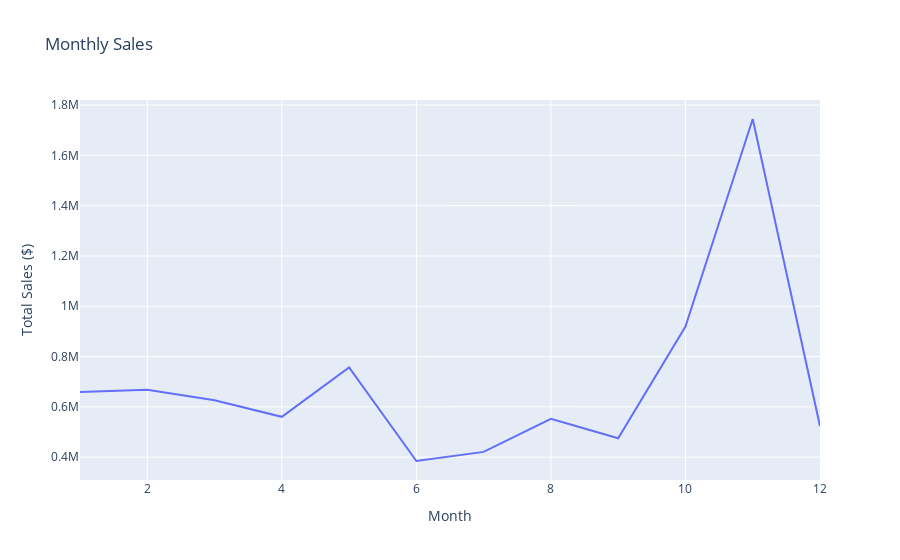

Notebook source saved alongside this figure:
### Markdown cell above
- month with highest sales

### Code cell
# Which month has the highest sales
month_sales = df.groupby('MONTH_ID')['Exact Sales'].sum().reset_index()
#plot a line chart
fig = px.line(month_sales, x= 'MONTH_ID', y='Exact Sales', title='Monthly Sales', labels={'MONTH_ID':'Month', 'Exact Sales':'Total Sales ($)'})
fig.show()

### Figure 1 — Plotly figure (JSON) as saved in the notebook; plotly's stock layout.template omitted (floating-point values rounded to 4 significant figures)
{"data": [{"hovertemplate": "Month=%{x}<br>Total Sales ($)=%{y}<extra></extra>", "legendgroup": "", "line": {"color": "#636efa", "dash": "solid"}, "marker": {"symbol": "circle"}, "mode": "lines", "name": "", "orientation": "v", "showlegend": false, "type": "scatter", "x": [1, 2, 3, 4, 5, 6, 7, 8, 9, 10, 11, 12], "xaxis": "x", "y": [659600.0, 668300.0, 626200.0, 560300.0, 756800.0, 384700.0, 421000.0, 552100.0, 474900.0, 919000.0, 1745000.0, 523200.0], "yaxis": "y"}], "layout": {"legend": {"tracegroupgap": 0}, "title": {"text": "Monthly Sales"}, "xaxis": {"anchor": "y", "domain": [0, 1], "title": {"text": "Month"}}, "yaxis": {"anchor": "x", "domain": [0, 1], "title": {"text": "Total Sales ($)"}}}}
